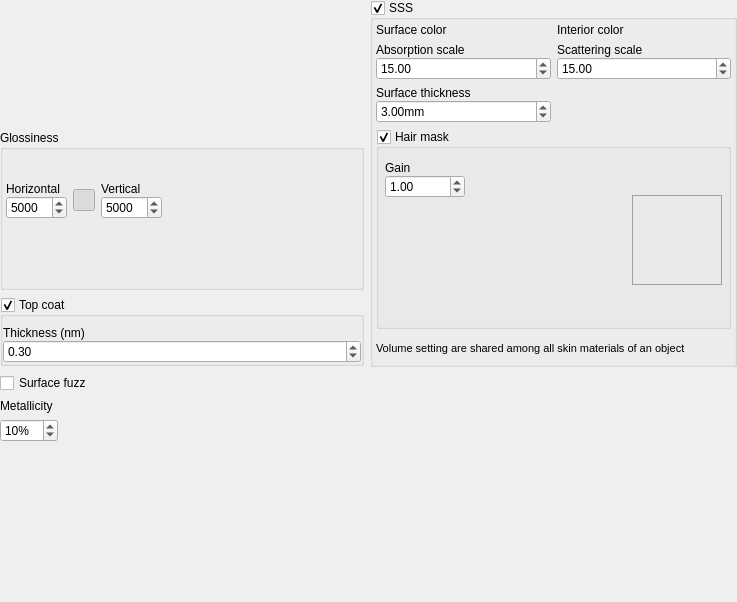
<?xml version="1.0" encoding="UTF-8"?>
<ui version="4.0">
 <class>meSkin</class>
 <widget class="QWidget" name="meSkin">
  <property name="geometry">
   <rect>
    <x>0</x>
    <y>0</y>
    <width>737</width>
    <height>602</height>
   </rect>
  </property>
  <property name="windowTitle">
   <string>Form</string>
  </property>
  <property name="styleSheet">
   <string notr="true"/>
  </property>
  <layout class="QVBoxLayout" name="verticalLayout_3">
   <property name="margin">
    <number>0</number>
   </property>
   <item>
    <layout class="QGridLayout" name="gridLayout">
     <item row="0" column="0">
      <widget class="ReTextureAvatar" name="skinKd">
       <property name="sizePolicy">
        <sizepolicy hsizetype="Preferred" vsizetype="Fixed">
         <horstretch>0</horstretch>
         <verstretch>0</verstretch>
        </sizepolicy>
       </property>
       <property name="maximumSize">
        <size>
         <width>524287</width>
         <height>59</height>
        </size>
       </property>
       <property name="caption">
        <string>Diffuse</string>
       </property>
       <property name="ID">
        <string>Kd</string>
       </property>
       <property name="breadcrumb">
        <string>Diffuse</string>
       </property>
       <property name="type" stdset="0">
        <number>2</number>
       </property>
      </widget>
     </item>
     <item row="0" column="1" rowspan="4">
      <widget class="QGroupBox" name="SSS">
       <property name="styleSheet">
        <string notr="true"/>
       </property>
       <property name="title">
        <string>SSS</string>
       </property>
       <property name="checkable">
        <bool>true</bool>
       </property>
       <property name="class" stdset="0">
        <string>MatProperty</string>
       </property>
       <layout class="QGridLayout" name="gridLayout_4">
        <property name="margin">
         <number>3</number>
        </property>
        <item row="0" column="0">
         <widget class="QFrame" name="frame">
          <property name="sizePolicy">
           <sizepolicy hsizetype="Preferred" vsizetype="Fixed">
            <horstretch>0</horstretch>
            <verstretch>0</verstretch>
           </sizepolicy>
          </property>
          <layout class="QVBoxLayout" name="verticalLayout_8">
           <property name="spacing">
            <number>0</number>
           </property>
           <property name="margin">
            <number>0</number>
           </property>
           <item>
            <widget class="QLabel" name="label_3">
             <property name="text">
              <string>Surface color</string>
             </property>
            </widget>
           </item>
           <item>
            <widget class="ReColorPicker" name="surfaceColor"/>
           </item>
          </layout>
         </widget>
        </item>
        <item row="0" column="1">
         <widget class="QFrame" name="frame">
          <property name="sizePolicy">
           <sizepolicy hsizetype="Preferred" vsizetype="Fixed">
            <horstretch>0</horstretch>
            <verstretch>0</verstretch>
           </sizepolicy>
          </property>
          <layout class="QVBoxLayout" name="verticalLayout_7">
           <property name="spacing">
            <number>0</number>
           </property>
           <property name="margin">
            <number>0</number>
           </property>
           <item>
            <widget class="QLabel" name="label_4">
             <property name="text">
              <string>Interior color</string>
             </property>
            </widget>
           </item>
           <item>
            <widget class="ReColorPicker" name="interiorColor"/>
           </item>
          </layout>
         </widget>
        </item>
        <item row="1" column="0">
         <widget class="QFrame" name="frame_2">
          <property name="sizePolicy">
           <sizepolicy hsizetype="Preferred" vsizetype="Fixed">
            <horstretch>0</horstretch>
            <verstretch>0</verstretch>
           </sizepolicy>
          </property>
          <layout class="QVBoxLayout" name="verticalLayout_4">
           <property name="spacing">
            <number>0</number>
           </property>
           <property name="margin">
            <number>0</number>
           </property>
           <item>
            <widget class="QLabel" name="label_5">
             <property name="text">
              <string>Absorption scale</string>
             </property>
            </widget>
           </item>
           <item>
            <widget class="QDoubleSpinBox" name="absorptionScale">
             <property name="suffix">
              <string/>
             </property>
             <property name="minimum">
              <double>1.000000000000000</double>
             </property>
             <property name="maximum">
              <double>1000.000000000000000</double>
             </property>
             <property name="value">
              <double>15.000000000000000</double>
             </property>
            </widget>
           </item>
          </layout>
         </widget>
        </item>
        <item row="1" column="1">
         <widget class="QFrame" name="frame">
          <property name="sizePolicy">
           <sizepolicy hsizetype="Preferred" vsizetype="Fixed">
            <horstretch>0</horstretch>
            <verstretch>0</verstretch>
           </sizepolicy>
          </property>
          <layout class="QVBoxLayout" name="verticalLayout_2">
           <property name="spacing">
            <number>0</number>
           </property>
           <property name="margin">
            <number>0</number>
           </property>
           <item>
            <widget class="QLabel" name="label_2">
             <property name="text">
              <string>Scattering scale</string>
             </property>
            </widget>
           </item>
           <item>
            <widget class="QDoubleSpinBox" name="scatteringScale">
             <property name="suffix">
              <string/>
             </property>
             <property name="minimum">
              <double>1.000000000000000</double>
             </property>
             <property name="maximum">
              <double>1000.000000000000000</double>
             </property>
             <property name="value">
              <double>15.000000000000000</double>
             </property>
            </widget>
           </item>
          </layout>
         </widget>
        </item>
        <item row="2" column="0">
         <widget class="QFrame" name="frame">
          <property name="sizePolicy">
           <sizepolicy hsizetype="Preferred" vsizetype="Fixed">
            <horstretch>0</horstretch>
            <verstretch>0</verstretch>
           </sizepolicy>
          </property>
          <layout class="QVBoxLayout" name="verticalLayout">
           <property name="spacing">
            <number>0</number>
           </property>
           <property name="margin">
            <number>0</number>
           </property>
           <item>
            <widget class="QLabel" name="label">
             <property name="text">
              <string>Surface thickness</string>
             </property>
            </widget>
           </item>
           <item>
            <widget class="QDoubleSpinBox" name="clarityAtDepth">
             <property name="suffix">
              <string>mm</string>
             </property>
             <property name="minimum">
              <double>0.010000000000000</double>
             </property>
             <property name="maximum">
              <double>10000.000000000000000</double>
             </property>
             <property name="singleStep">
              <double>0.100000000000000</double>
             </property>
             <property name="value">
              <double>3.000000000000000</double>
             </property>
            </widget>
           </item>
          </layout>
         </widget>
        </item>
        <item row="3" column="0" colspan="2">
         <widget class="QGroupBox" name="hairMask">
          <property name="sizePolicy">
           <sizepolicy hsizetype="Preferred" vsizetype="Fixed">
            <horstretch>0</horstretch>
            <verstretch>0</verstretch>
           </sizepolicy>
          </property>
          <property name="minimumSize">
           <size>
            <width>0</width>
            <height>200</height>
           </size>
          </property>
          <property name="title">
           <string>Hair mask</string>
          </property>
          <property name="checkable">
           <bool>true</bool>
          </property>
          <property name="class" stdset="0">
           <string>MatProperty</string>
          </property>
          <layout class="QGridLayout" name="gridLayout_2">
           <property name="margin">
            <number>6</number>
           </property>
           <item row="0" column="0" colspan="2">
            <widget class="ReTextureAvatar" name="Khm">
             <property name="sizePolicy">
              <sizepolicy hsizetype="Preferred" vsizetype="Fixed">
               <horstretch>0</horstretch>
               <verstretch>0</verstretch>
              </sizepolicy>
             </property>
             <property name="caption">
              <string>Base texture</string>
             </property>
             <property name="ID">
              <string>Khm</string>
             </property>
             <property name="breadcrumb">
              <string>Hairmask base</string>
             </property>
            </widget>
           </item>
           <item row="1" column="0">
            <widget class="QFrame" name="fr">
             <property name="sizePolicy">
              <sizepolicy hsizetype="Preferred" vsizetype="Fixed">
               <horstretch>0</horstretch>
               <verstretch>0</verstretch>
              </sizepolicy>
             </property>
             <layout class="QVBoxLayout" name="verticalLayout_5">
              <property name="spacing">
               <number>0</number>
              </property>
              <property name="margin">
               <number>0</number>
              </property>
              <item>
               <widget class="QLabel" name="label_8">
                <property name="text">
                 <string>Gain</string>
                </property>
               </widget>
              </item>
              <item>
               <widget class="QDoubleSpinBox" name="hmGain">
                <property name="maximumSize">
                 <size>
                  <width>80</width>
                  <height>16777215</height>
                 </size>
                </property>
                <property name="singleStep">
                 <double>0.100000000000000</double>
                </property>
                <property name="value">
                 <double>1.000000000000000</double>
                </property>
               </widget>
              </item>
             </layout>
            </widget>
           </item>
           <item row="1" column="1" rowspan="2">
            <widget class="QLabel" name="hmPreview">
             <property name="sizePolicy">
              <sizepolicy hsizetype="Fixed" vsizetype="Fixed">
               <horstretch>0</horstretch>
               <verstretch>0</verstretch>
              </sizepolicy>
             </property>
             <property name="minimumSize">
              <size>
               <width>90</width>
               <height>90</height>
              </size>
             </property>
             <property name="maximumSize">
              <size>
               <width>90</width>
               <height>90</height>
              </size>
             </property>
             <property name="styleSheet">
              <string notr="true">border: 1px solid #a0a0a0;</string>
             </property>
             <property name="frameShape">
              <enum>QFrame::Box</enum>
             </property>
             <property name="text">
              <string/>
             </property>
            </widget>
           </item>
           <item row="2" column="0">
            <spacer name="verticalSpacer_3">
             <property name="orientation">
              <enum>Qt::Vertical</enum>
             </property>
             <property name="sizeHint" stdset="0">
              <size>
               <width>20</width>
               <height>36</height>
              </size>
             </property>
            </spacer>
           </item>
          </layout>
         </widget>
        </item>
        <item row="4" column="0" colspan="2">
         <widget class="QLabel" name="label_6">
          <property name="sizePolicy">
           <sizepolicy hsizetype="Preferred" vsizetype="Fixed">
            <horstretch>0</horstretch>
            <verstretch>0</verstretch>
           </sizepolicy>
          </property>
          <property name="styleSheet">
           <string notr="true">font-size: 11px;</string>
          </property>
          <property name="text">
           <string>Volume setting are shared among all skin materials of an object</string>
          </property>
          <property name="wordWrap">
           <bool>true</bool>
          </property>
         </widget>
        </item>
       </layout>
      </widget>
     </item>
     <item row="1" column="0">
      <widget class="ReTextureAvatar" name="skinKs">
       <property name="sizePolicy">
        <sizepolicy hsizetype="Preferred" vsizetype="Fixed">
         <horstretch>0</horstretch>
         <verstretch>0</verstretch>
        </sizepolicy>
       </property>
       <property name="maximumSize">
        <size>
         <width>524287</width>
         <height>59</height>
        </size>
       </property>
       <property name="caption">
        <string>Specular</string>
       </property>
       <property name="ID">
        <string>Ks</string>
       </property>
       <property name="breadcrumb">
        <string>Specular</string>
       </property>
       <property name="type" stdset="0">
        <number>4</number>
       </property>
      </widget>
     </item>
     <item row="2" column="0">
      <widget class="QGroupBox" name="gbShine">
       <property name="sizePolicy">
        <sizepolicy hsizetype="Preferred" vsizetype="Fixed">
         <horstretch>0</horstretch>
         <verstretch>0</verstretch>
        </sizepolicy>
       </property>
       <property name="minimumSize">
        <size>
         <width>0</width>
         <height>160</height>
        </size>
       </property>
       <property name="title">
        <string>Glossiness</string>
       </property>
       <property name="class" stdset="0">
        <string>MatProperty</string>
       </property>
       <layout class="QGridLayout" name="gridLayout_3">
        <property name="margin">
         <number>3</number>
        </property>
        <item row="0" column="0">
         <widget class="QFrame" name="frame">
          <property name="sizePolicy">
           <sizepolicy hsizetype="Preferred" vsizetype="Fixed">
            <horstretch>0</horstretch>
            <verstretch>0</verstretch>
           </sizepolicy>
          </property>
          <layout class="QVBoxLayout" name="lyVerticalGlossiness">
           <property name="spacing">
            <number>0</number>
           </property>
           <property name="margin">
            <number>0</number>
           </property>
           <item>
            <widget class="QLabel" name="lblGlossyHorizontal">
             <property name="text">
              <string>Horizontal</string>
             </property>
            </widget>
           </item>
           <item>
            <widget class="QSpinBox" name="uGlossiness">
             <property name="sizePolicy">
              <sizepolicy hsizetype="Preferred" vsizetype="Fixed">
               <horstretch>0</horstretch>
               <verstretch>0</verstretch>
              </sizepolicy>
             </property>
             <property name="maximum">
              <number>10000</number>
             </property>
             <property name="value">
              <number>5000</number>
             </property>
            </widget>
           </item>
          </layout>
         </widget>
        </item>
        <item row="0" column="1">
         <widget class="QToolButton" name="btnAnisotropic">
          <property name="maximumSize">
           <size>
            <width>22</width>
            <height>22</height>
           </size>
          </property>
          <property name="text">
           <string/>
          </property>
          <property name="icon">
           <iconset resource="../resources/RealityUI.qrc">
            <normaloff>:/images/padlock_open.png</normaloff>
            <normalon>:/images/padlock_closed.png</normalon>:/images/padlock_open.png</iconset>
          </property>
          <property name="checkable">
           <bool>true</bool>
          </property>
          <property name="checked">
           <bool>true</bool>
          </property>
         </widget>
        </item>
        <item row="0" column="2">
         <widget class="QFrame" name="frame">
          <property name="sizePolicy">
           <sizepolicy hsizetype="Preferred" vsizetype="Fixed">
            <horstretch>0</horstretch>
            <verstretch>0</verstretch>
           </sizepolicy>
          </property>
          <layout class="QVBoxLayout" name="lyHGlossiness">
           <property name="spacing">
            <number>0</number>
           </property>
           <property name="margin">
            <number>0</number>
           </property>
           <item>
            <widget class="QLabel" name="label_10">
             <property name="text">
              <string>Vertical</string>
             </property>
            </widget>
           </item>
           <item>
            <widget class="QSpinBox" name="vGlossiness">
             <property name="sizePolicy">
              <sizepolicy hsizetype="Preferred" vsizetype="Fixed">
               <horstretch>0</horstretch>
               <verstretch>0</verstretch>
              </sizepolicy>
             </property>
             <property name="maximum">
              <number>10000</number>
             </property>
             <property name="value">
              <number>5000</number>
             </property>
            </widget>
           </item>
          </layout>
         </widget>
        </item>
        <item row="0" column="3">
         <spacer name="horizontalSpacer_4">
          <property name="orientation">
           <enum>Qt::Horizontal</enum>
          </property>
          <property name="sizeHint" stdset="0">
           <size>
            <width>35</width>
            <height>20</height>
           </size>
          </property>
         </spacer>
        </item>
        <item row="1" column="0" colspan="4">
         <widget class="ReTextureAvatar" name="skinKg">
          <property name="sizePolicy">
           <sizepolicy hsizetype="Preferred" vsizetype="Fixed">
            <horstretch>0</horstretch>
            <verstretch>0</verstretch>
           </sizepolicy>
          </property>
          <property name="ID">
           <string>Kg</string>
          </property>
          <property name="breadcrumb">
           <string>Glossiness</string>
          </property>
         </widget>
        </item>
       </layout>
      </widget>
     </item>
     <item row="3" column="0">
      <widget class="QGroupBox" name="gbCoat">
       <property name="sizePolicy">
        <sizepolicy hsizetype="Preferred" vsizetype="Fixed">
         <horstretch>0</horstretch>
         <verstretch>0</verstretch>
        </sizepolicy>
       </property>
       <property name="minimumSize">
        <size>
         <width>0</width>
         <height>0</height>
        </size>
       </property>
       <property name="maximumSize">
        <size>
         <width>16777215</width>
         <height>16777215</height>
        </size>
       </property>
       <property name="sizeIncrement">
        <size>
         <width>0</width>
         <height>0</height>
        </size>
       </property>
       <property name="title">
        <string>Top coat</string>
       </property>
       <property name="flat">
        <bool>false</bool>
       </property>
       <property name="checkable">
        <bool>true</bool>
       </property>
       <property name="checked">
        <bool>true</bool>
       </property>
       <property name="class" stdset="0">
        <string>MatProperty</string>
       </property>
       <layout class="QVBoxLayout" name="verticalLayout_9" stretch="0,0">
        <property name="leftMargin">
         <number>0</number>
        </property>
        <property name="topMargin">
         <number>3</number>
        </property>
        <property name="rightMargin">
         <number>0</number>
        </property>
        <property name="bottomMargin">
         <number>0</number>
        </property>
        <item>
         <widget class="ReTextureAvatar" name="skinKa">
          <property name="sizePolicy">
           <sizepolicy hsizetype="Expanding" vsizetype="Fixed">
            <horstretch>0</horstretch>
            <verstretch>0</verstretch>
           </sizepolicy>
          </property>
          <property name="autoFillBackground">
           <bool>false</bool>
          </property>
          <property name="ID">
           <string>Ka</string>
          </property>
          <property name="breadcrumb">
           <string>Top coat</string>
          </property>
          <property name="type" stdset="0">
           <number>2</number>
          </property>
         </widget>
        </item>
        <item>
         <widget class="QFrame" name="frThickness">
          <property name="sizePolicy">
           <sizepolicy hsizetype="Preferred" vsizetype="Fixed">
            <horstretch>0</horstretch>
            <verstretch>0</verstretch>
           </sizepolicy>
          </property>
          <layout class="QVBoxLayout" name="verticalLayout_6">
           <property name="spacing">
            <number>0</number>
           </property>
           <property name="margin">
            <number>0</number>
           </property>
           <item>
            <widget class="QLabel" name="label_19">
             <property name="text">
              <string>Thickness (nm)</string>
             </property>
            </widget>
           </item>
           <item>
            <widget class="QDoubleSpinBox" name="coatThickness">
             <property name="styleSheet">
              <string notr="true"/>
             </property>
             <property name="maximum">
              <double>1000.000000000000000</double>
             </property>
             <property name="singleStep">
              <double>0.010000000000000</double>
             </property>
             <property name="value">
              <double>0.300000000000000</double>
             </property>
            </widget>
           </item>
          </layout>
         </widget>
        </item>
       </layout>
      </widget>
     </item>
     <item row="4" column="0">
      <layout class="QVBoxLayout" name="verticalLayout_10">
       <item>
        <widget class="QCheckBox" name="surfaceFuzz">
         <property name="layoutDirection">
          <enum>Qt::LeftToRight</enum>
         </property>
         <property name="text">
          <string>Surface fuzz </string>
         </property>
        </widget>
       </item>
       <item>
        <widget class="QFrame" name="frame">
         <property name="sizePolicy">
          <sizepolicy hsizetype="Fixed" vsizetype="Fixed">
           <horstretch>0</horstretch>
           <verstretch>0</verstretch>
          </sizepolicy>
         </property>
         <layout class="QVBoxLayout" name="lyFresnel">
          <property name="margin">
           <number>0</number>
          </property>
          <item>
           <widget class="QLabel" name="label_36">
            <property name="text">
             <string>Metallicity</string>
            </property>
           </widget>
          </item>
          <item>
           <widget class="QSpinBox" name="fresnel">
            <property name="suffix">
             <string>%</string>
            </property>
            <property name="maximum">
             <number>100</number>
            </property>
            <property name="value">
             <number>10</number>
            </property>
           </widget>
          </item>
         </layout>
        </widget>
       </item>
      </layout>
     </item>
     <item row="4" column="1">
      <spacer name="horizontalSpacer">
       <property name="orientation">
        <enum>Qt::Horizontal</enum>
       </property>
       <property name="sizeHint" stdset="0">
        <size>
         <width>367</width>
         <height>20</height>
        </size>
       </property>
      </spacer>
     </item>
    </layout>
   </item>
   <item>
    <spacer name="verticalSpacer_2">
     <property name="orientation">
      <enum>Qt::Vertical</enum>
     </property>
     <property name="sizeHint" stdset="0">
      <size>
       <width>20</width>
       <height>35</height>
      </size>
     </property>
    </spacer>
   </item>
  </layout>
  <zorder>verticalSpacer_2</zorder>
 </widget>
 <customwidgets>
  <customwidget>
   <class>ReColorPicker</class>
   <extends>QWidget</extends>
   <header>RealityUI/ReColorPicker.h</header>
  </customwidget>
  <customwidget>
   <class>ReTextureAvatar</class>
   <extends>QWidget</extends>
   <header>RealityUI/ReTextureAvatar.h</header>
  </customwidget>
 </customwidgets>
 <tabstops>
  <tabstop>uGlossiness</tabstop>
  <tabstop>btnAnisotropic</tabstop>
  <tabstop>vGlossiness</tabstop>
  <tabstop>fresnel</tabstop>
  <tabstop>surfaceFuzz</tabstop>
  <tabstop>SSS</tabstop>
  <tabstop>absorptionScale</tabstop>
  <tabstop>scatteringScale</tabstop>
  <tabstop>clarityAtDepth</tabstop>
  <tabstop>hairMask</tabstop>
  <tabstop>hmGain</tabstop>
 </tabstops>
 <resources>
  <include location="../resources/RealityUI.qrc"/>
 </resources>
 <connections/>
</ui>
